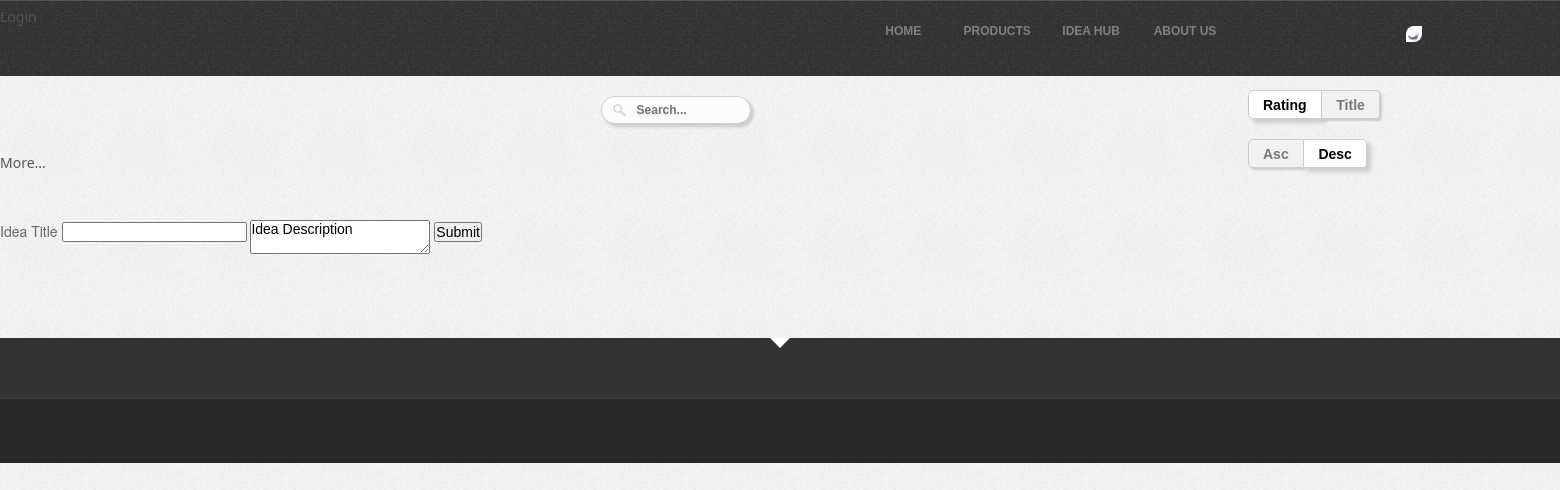
/idea_hub.php, run on an earlier commit of the app's database.
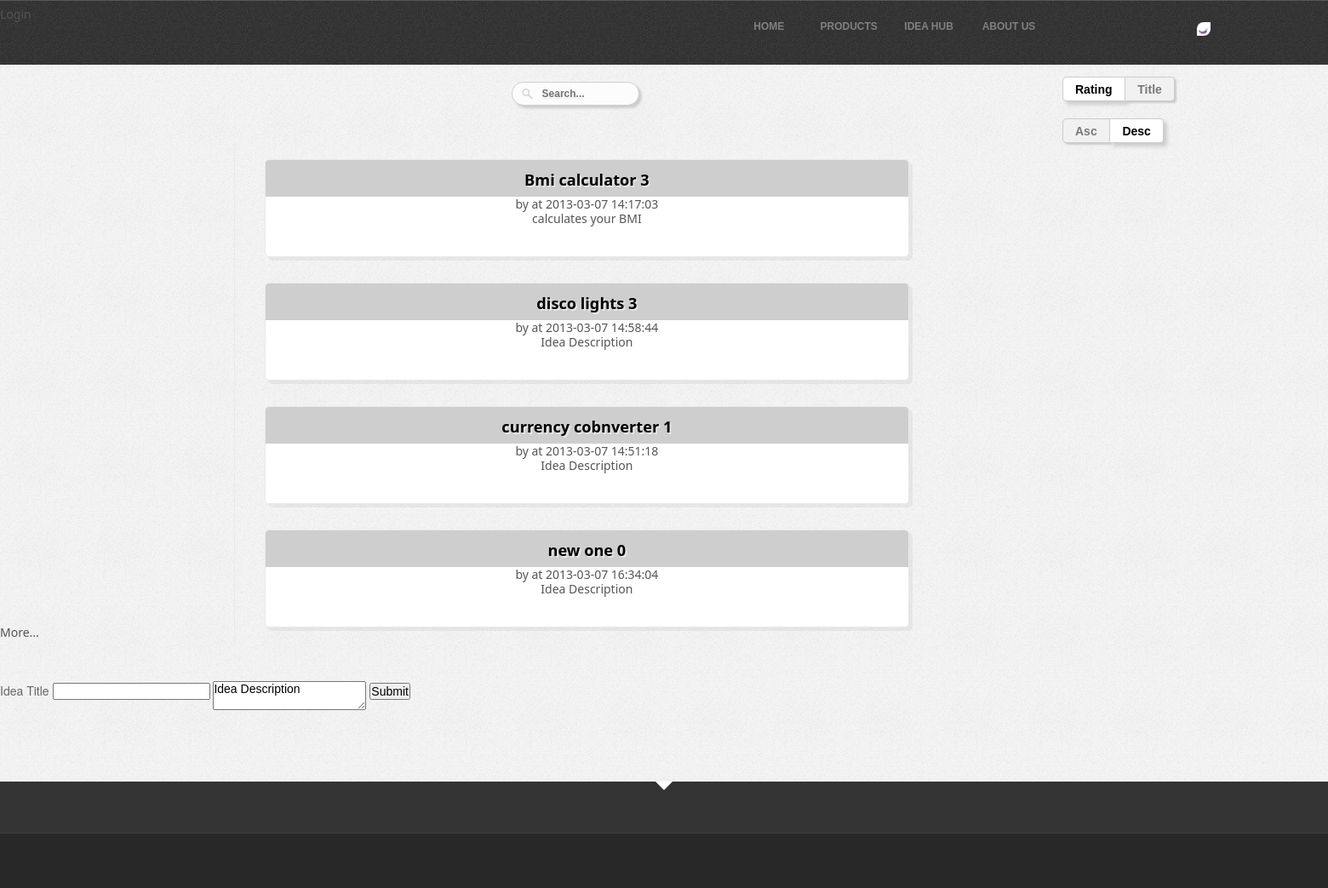
And on a later commit of the database.
### tables this page shows
CREATE TABLE IF NOT EXISTS `sp_ideas` (
  `idea_id` int(11) NOT NULL AUTO_INCREMENT,
  `idea_author_id` varchar(30) NOT NULL,
  `idea_title` varchar(200) NOT NULL,
  `idea_description` text NOT NULL,
  `idea_datetime` datetime NOT NULL,
  PRIMARY KEY (`idea_id`)
);

### includes/idea_hub_ideas.php (the view, shortened to what this page needs)
<link href="css/ui-lightness/jquery-ui-1.10.1.custom.css" rel="stylesheet">
<?php include("sphinx_search.php") ?>
<div id="radio">
    <form id="filter">
        <fieldset id="filter_by_sort">
            <input type="radio" id="radio4" name="sort" filters="sort" value="rating" checked="checked"/><label for="radio4"
                                                                                                                style="border-bottom-left-radius: 5px;
                                                                                                                border-top-left-radius: 5px;"
                                                                                                                >Rating</label>
            <input type="radio" id="radio5" name="sort" filters="sort" value="title"/><label for="radio5">Title</label>
        </fieldset>
        <fieldset id="sort_order">
            <input type="radio" id="radio6" name="order" filters="order" value="asc" /><label for="radio6"
                                                                                              style="border-bottom-left-radius: 5px;
                                                                                              border-top-left-radius: 5px;"
                                                                                              >Asc</label>
            <input type="radio" id="radio7" name="order" filters="order" value="desc" checked="checked"/><label for="radio7">Desc</label>
        </fieldset>
</div>
    <div class="image-grid clearfix">
<ul id="applications" class=" ">
    <?php
    $query = "SELECT a.idea_id ,a.idea_author_id,a.idea_title,a.idea_description,
        a.idea_datetime ,count(b.idea_id) as rating
        FROM `sp_ideas` a
        left join `sp_idea_ratings` b on  a.idea_id=b.idea_id
        group by b.idea_id
        order by rating desc";
    $result = mysql_query($query);
    for ($i = 0; $row = mysql_fetch_array($result, MYSQL_NUM); $i++) {
        ?>
        <li data-id="id-<?php echo $row[0] ?>" data-type="<?php echo 'idea' ?>">
            <a href="idea_desc.php?idea_id=<?php echo $row[0] ?>">
                <strong><?php echo $row[2] ?>
                    <span class="idea_rating">
                        <?php echo $row[5] ?>
                    </span>
                </strong>
                <span class="idea_author">
                    by  <?php echo $row[1] ?>
                </span>
                <span class="idea_time">
                    at   <?php echo $row[4] ?>
                </span>
                <div class="idea_desc"><?php echo $row[3] ?></span>
            </a>
        </li>
        <?php
    }
    ?>
 </ul>
    </div>

### idea_hub.php (shortened to what this page needs)
<html lang="en">
    <head>
        <link rel="stylesheet" type="text/css" href="css/demo.css" />
        <link rel="stylesheet" type="text/css" href="css/demo.css" />
        <link rel="stylesheet" type="text/css" href="css/products_support_for_quicksand.css" />
        <link rel="stylesheet" type="text/css" href="css/style_alt.css" />
    </head>
    <body>
        <?php include("includes/header.php"); ?>
        <div class="container">
            <?php include("includes/idea_hub_ideas.php"); ?>
        <a href="#" class="more_results" data-next="0" >More...</a>
        <br/><br/><br/>
        <form action="handles/idea_handle.php" method="post">
            <label for="idea_title">Idea Title</label>
            <input type="text" name="idea_title" />
            <textarea name="idea">Idea Description</textarea>
            <input type="submit" name="idea_submit" />
        </form>
    </div>
</body>
<?php include("includes/home_footer.php"); ?>
</html>

### includes/header.php (shortened to what this page needs)
<div class="header">
		<?php
		    include("page_slider.php");
		?>
		<div class="middle">
		    <ul>
			<li class="active"><a href="index.php"><div>Home</div></a></li>
			<li><a href="products.php"><div>Products</div></a></li>
			<li><a href="idea_hub.php"><div>Idea Hub</div></a></li>
			<li><a href="about.php"><div>About Us</div></a></li>
		    </ul>
		</div>
		<a id="inline" href="#login">Login</a>
        </div>

### includes/page_slider.php (shortened to what this page needs)
   <div id="slide_div">
<link rel="stylesheet" type="text/css" href="css/jquery.pageslide.css" />
	<div style="position: absolute;top:24px;left: 90%;z-index: 999;">
               <a href="includes/second.php" class="first">
	<img src="images/eye.gif" id=eyeimg>
	</a>
	</div>
   </div>

### includes/sphinx_search.php (shortened to what this page needs)
<div id="sphinx_search">
    <form method="get" action="/search" id="search">
        <input name="q" type="text" size="40" placeholder="Search..."
               onfocus="this.placeholder = ''" onblur="this.placeholder = 'Search...'"
               id="search_box"
               style="-webkit-box-shadow: 3px 3px 3px #ccc;
               -moz-box-shadow: 3px 3px 3px #ccc;
               box-shadow: 3px 3px 3px #ccc;
               "/>
    </form>
</div>

### includes/home_footer.php (shortened to what this page needs)
<footer id="footer">
			<div id="footer-top">
			</div>
			<div id="footer-bottom">
			</div>
		</footer>

### css/demo.css (style rules this page uses)
body { font-family: 'Open Sans Condensed','Arial Narrow', serif; background: #ddd url(../images/back2.gif) repeat top left; font-weight: 400; font-size: 15px; color: #333; -webkit-font-smoothing: antialiased; -moz-font-smoothing: antialiased; font-smoothing: antialiased; }
a { color: #555; text-decoration: none; }
.container { width: 100%; position: relative; margin-top:-20px; }
#footer { font-size: 13px; position: relative; background-color: #333; bottom: -84px; }
article, aside, details, figcaption, figure, footer, header, hgroup, nav, section { display: block; }
user agent stylesheetarticle, aside, footer, header, hgroup, nav, section { display: block; }
#footer::before { content: ''; border: 10px solid transparent; border-top-color: #fff; position: absolute; left: 50%; top: 0; margin-left: -10px; }
#footer-top { padding: 30px 0; color: #aaa; }
#footer-bottom { background-color: #282828; color: #aaa; border-top: 1px solid #3f3f3f; padding: 32px 0; }
body { font-family: "Helvetica Neue", Helvetica, Arial, sans-serif; font-size: 14px; }
body { line-height: 1.6em !important; color: #666; }
#eyeimg { padding: 2px; width: 20px; height: 20px; border-bottom-right-radius: 10px; border-top-left-radius: 10px; }

### css/products_support_for_quicksand.css (style rules this page uses)
* { margin:0; padding:0; }
body { color:#fcfcfc; font:14px/1.3 'Segoe UI',Arial, sans-serif; min-height: 930px; }
a, a:visited { text-decoration:none; outline:none; color:#6D6D6D; font-family: Calibri, Candara, Segoe, "Segoe UI", Optima, Arial, sans-serif; }
.image-grid { width: 1010px; }
.image-grid li { width: 128px; margin: 20px 0 0 35px; float: left; text-align: center; font-family: "Helvetica Neue",sans-serif; line-height: 17px; color: #686f74; height: 177px; overflow: hidden; }
.image-grid li img, .image-grid li strong { display: block; margin-left: auto; margin-right: auto; padding-top: 15px; }
.image-grid li strong { color: black; font-weight: bold; font-family: Calibri, Candara, Segoe, "Segoe UI", Optima, Arial, sans-serif; text-shadow: 0.1em 0.1em #E6E6E6; padding-top: 15px; padding-bottom: 10px; border-bottom: 1px solid #CCC; background: #CECECE; font-size: 1.3em; }
li strong { display: block; }
strong { font-weight: 400; color: #fff; text-shadow: rgba(255,255,255,0.85) 0 0 3px; }
.clearfix:after { content: "."; display: block; clear: both; visibility: hidden; line-height: 0; height: 0; }
.clearfix { display: inline-block; }
a { text-decoration: none; }
fieldset { border: 0px solid #c0c0c0; }

### css/style_alt.css (style rules this page uses)
.header { background-color: #333; background-image: url(images/noise.png); border-top: 1px solid #555; height: 76px; width: 100%; }
body, div, dl, dt, dd, ul, ol, li, h1, h2, h3, h4, h5, h6, pre, form, fieldset, input, textarea, p, blockquote, th, td { margin: 0; padding: 0; }
.middle { margin-left:auto; margin-right:auto; width:900px; padding-top: 5px; }
.middle ul li { display: inline; color: #CCC; cursor: pointer; }
.middle ul { float:right; }
.middle ul li a { text-decoration: none; color: #808080; height: 79px; width:90px; text-align: center; padding-top: 10px; display: inline-block; vertical-align: middle; font-family: Arial, Helvetica, sans-serif; font-size: 12px; font-weight: bold; text-transform: uppercase; margin-top: -10px; border-top: 4px solid #333; }
.middle ul li a div { padding-top:10px; }
*, *:after, *:before { -webkit-box-sizing: border-box; -moz-box-sizing: border-box; -ms-box-sizing: border-box; -o-box-sizing: border-box; box-sizing: border-box; padding: 0; margin: 0; }
.clearfix:after { content: ""; display: table; clear: both; }

### includes/idea_hub_ideas.php (style rules this page uses)
.image-grid li { background: none repeat scroll 0 0 rgba(255, 255, 255, 0.5); border-radius: 5px 5px 5px 5px; box-shadow: 4px 4px rgba(0, 0, 0, 0.05); margin-bottom: 2.8125%; position: relative; text-align: center; top: 0px; width: 75%; height: 115px; background: white; border: 1px solid #E9E9E9; margin: 20px 0 10 35px; float: left; font-family: "Helvetica Neue",sans-serif; color: #686F74; overflow: hidden; }
.clearfix { display: block; margin-left: auto; margin-right: auto; border-left: 1px solid #E9E9E9; position: relative; top: 25px; padding-bottom: 10px; }
#filter_by_sort { position: relative; top: 6px; left: 80%; width: 23%; border: 0px; }
#sort_order { position: relative; top: 26px; left: 80%; border: 0px; }
#sphinx_search { position: relative; top: 40px; left: 38.5%; }

What changed in the data, as far as the page shows it:
added sp_ideas: idea_title "Bmi calculator", row "3", idea_datetime "2013-03-07 14:17:03", idea_description "calculates your BMI"
added sp_ideas: idea_title "disco lights", row "3", idea_datetime "2013-03-07 14:58:44", idea_description "Idea Description"
added sp_ideas: idea_title "currency cobnverter", row "1", idea_datetime "2013-03-07 14:51:18", idea_description "Idea Description"
added sp_ideas: idea_title "new one", row "0", idea_datetime "2013-03-07 16:34:04", idea_description "Idea Description"
